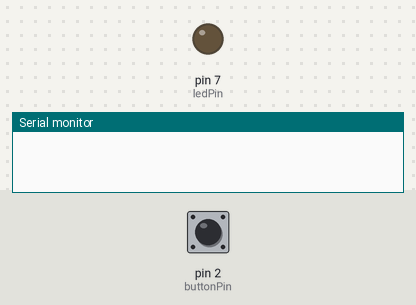
Bench run of a sketch on a simulated Arduino Uno, built with avr-gcc and run on an emulated ATmega328P. Parts: output pins drawn as LEDs (lit = HIGH), the last lines printed to the serial monitor. Dashed ring = blinking. The inputs (shaded band) are chosen by the test bench; at power-on: pin 2 (buttonPin) LOW.

Above: at 1.2 s.
1.3 s: pin 2 (buttonPin) pulled HIGH for 1 s
At 3.5 s:
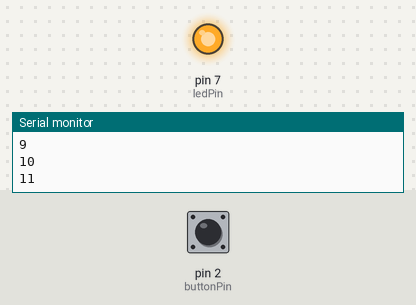
4.3 s: pin 2 (buttonPin) pulled HIGH for 0.15 s
At 4.8 s:
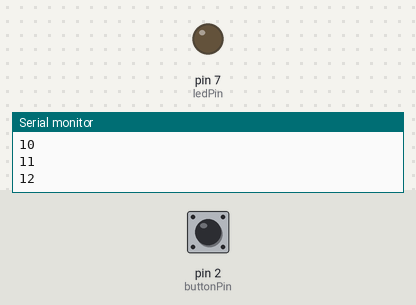
5.9 s: pin 2 (buttonPin) pulled HIGH for 3.2 s
At 6.21 s:
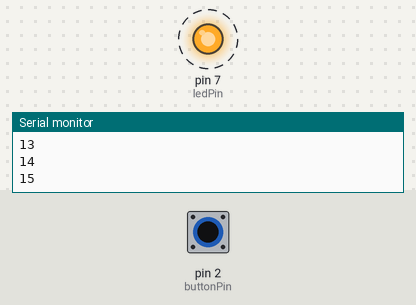
Timing chart, 0 to 10.6 s (numbered marks = the images above; inputs shaded):
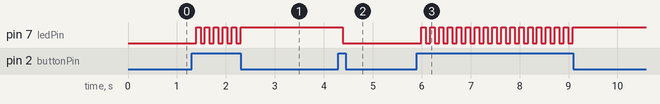

Measured:
- after the input at 1.3 s, pin 7 (ledPin): alternates HIGH for 0.09 s and LOW for 0.09 s, 11 changes in all, then stays HIGH, starting after 0.09 s
- after the input at 4.3 s, pin 7 (ledPin): HIGH → LOW after 0.09 s
- after the input at 5.9 s, pin 7 (ledPin): alternates HIGH for 0.09 s and LOW for 0.09 s, 35 changes in all, then stays HIGH, starting after 0.09 s

The sketch:

buttonDebounce.ino
```cpp
int ledPin = 7;
int buttonPin = 2;
int debounceDelay = 90;
int toggle= HIGH;
int count = 0;

bool debounce(int pin){

  bool state;
  bool previousState;

  previousState = digitalRead(pin);

  for(int counter = 0; counter < debounceDelay; counter++){

    delay(1);
    state = digitalRead(pin);

    if(state != previousState){
      counter = 0;
      previousState = state;
    }


  }

  return state;

}


void setup() {


Serial.begin(9600);
  pinMode(buttonPin, INPUT);
  pinMode(ledPin,OUTPUT);

}


void loop() {


  if(debounce(buttonPin)){
        digitalWrite(ledPin,toggle);
        toggle = !toggle;
        count++;
        Serial.println(count);
  }


}
```
